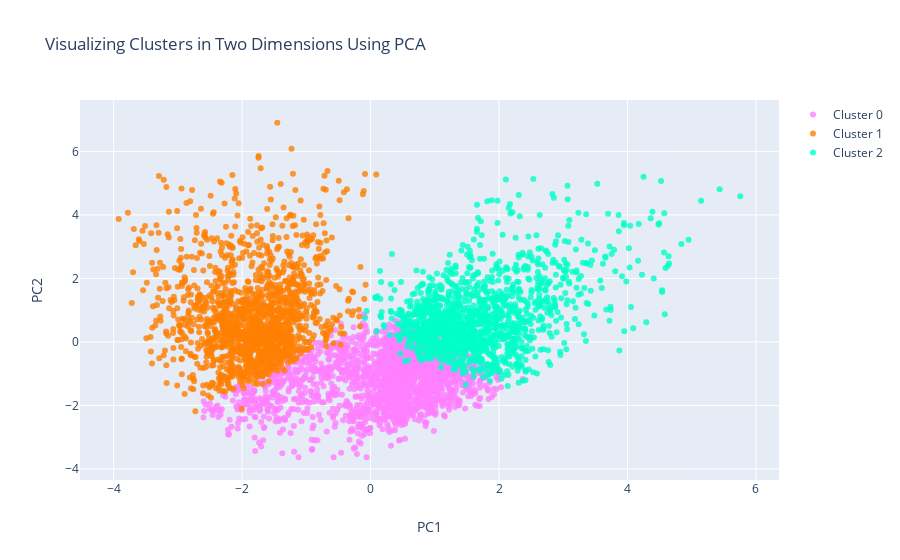

Notebook code for this chart:
### Markdown cell above
### 2-D Visualization

### Code cell
#Instructions for building the 2-D plot

#trace1 is for 'Cluster 0'
trace1 = go.Scatter(
                    x = cluster0["PC1_2d"],
                    y = cluster0["PC2_2d"],
                    mode = "markers",
                    name = "Cluster 0",
                    marker = dict(color = 'rgba(255, 128, 255, 0.8)'),
                    text = None)

#trace2 is for 'Cluster 1'
trace2 = go.Scatter(
                    x = cluster1["PC1_2d"],
                    y = cluster1["PC2_2d"],
                    mode = "markers",
                    name = "Cluster 1",
                    marker = dict(color = 'rgba(255, 128, 2, 0.8)'),
                    text = None)

#trace3 is for 'Cluster 2'
trace3 = go.Scatter(
                    x = cluster2["PC1_2d"],
                    y = cluster2["PC2_2d"],
                    mode = "markers",
                    name = "Cluster 2",
                    marker = dict(color = 'rgba(0, 255, 200, 0.8)'),
                    text = None)

data = [trace1, trace2, trace3]

title = "Visualizing Clusters in Two Dimensions Using PCA"

layout = dict(title = title,
              xaxis= dict(title= 'PC1',ticklen= 5,zeroline= False),
              yaxis= dict(title= 'PC2',ticklen= 5,zeroline= False)
             )

fig = dict(data = data, layout = layout)

iplot(fig)

### Figure 1 — Plotly figure (JSON) as saved in the notebook; plotly's stock layout.template omitted (floating-point values rounded to 4 significant figures; data arrays with more than 128 entries replaced by an {"elided": "..."} marker saying what was removed)
{"data": [{"marker": {"color": "rgba(255, 128, 255, 0.8)"}, "mode": "markers", "name": "Cluster 0", "type": "scatter", "x": {"elided": "2094 float values"}, "y": {"elided": "2094 float values"}}, {"marker": {"color": "rgba(255, 128, 2, 0.8)"}, "mode": "markers", "name": "Cluster 1", "type": "scatter", "x": {"elided": "1522 float values"}, "y": {"elided": "1522 float values"}}, {"marker": {"color": "rgba(0, 255, 200, 0.8)"}, "mode": "markers", "name": "Cluster 2", "type": "scatter", "x": {"elided": "1384 float values"}, "y": {"elided": "1384 float values"}}], "layout": {"title": {"text": "Visualizing Clusters in Two Dimensions Using PCA"}, "xaxis": {"ticklen": 5, "title": {"text": "PC1"}, "zeroline": false}, "yaxis": {"ticklen": 5, "title": {"text": "PC2"}, "zeroline": false}}}
